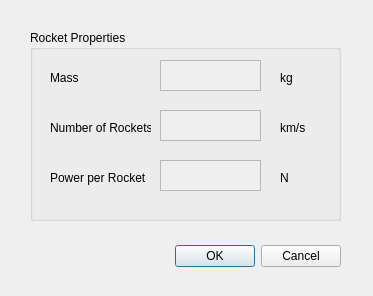
<?xml version="1.0" encoding="UTF-8"?>
<ui version="4.0">
 <class>Dialog</class>
 <widget class="QDialog" name="Dialog">
  <property name="geometry">
   <rect>
    <x>0</x>
    <y>0</y>
    <width>373</width>
    <height>296</height>
   </rect>
  </property>
  <property name="windowTitle">
   <string>Rocket Properties</string>
  </property>
  <widget class="QDialogButtonBox" name="buttonBox">
   <property name="geometry">
    <rect>
     <x>30</x>
     <y>240</y>
     <width>311</width>
     <height>32</height>
    </rect>
   </property>
   <property name="orientation">
    <enum>Qt::Horizontal</enum>
   </property>
   <property name="standardButtons">
    <set>QDialogButtonBox::Cancel|QDialogButtonBox::Ok</set>
   </property>
  </widget>
  <widget class="QGroupBox" name="groupBox">
   <property name="geometry">
    <rect>
     <x>30</x>
     <y>30</y>
     <width>311</width>
     <height>191</height>
    </rect>
   </property>
   <property name="title">
    <string>Rocket Properties</string>
   </property>
   <widget class="QLabel" name="label">
    <property name="geometry">
     <rect>
      <x>20</x>
      <y>40</y>
      <width>71</width>
      <height>16</height>
     </rect>
    </property>
    <property name="text">
     <string>Mass</string>
    </property>
   </widget>
   <widget class="QTextEdit" name="txted_mass">
    <property name="enabled">
     <bool>false</bool>
    </property>
    <property name="geometry">
     <rect>
      <x>130</x>
      <y>30</y>
      <width>101</width>
      <height>31</height>
     </rect>
    </property>
   </widget>
   <widget class="QLabel" name="label_2">
    <property name="geometry">
     <rect>
      <x>250</x>
      <y>40</y>
      <width>31</width>
      <height>16</height>
     </rect>
    </property>
    <property name="text">
     <string>kg</string>
    </property>
   </widget>
   <widget class="QTextEdit" name="txted_nrock">
    <property name="enabled">
     <bool>false</bool>
    </property>
    <property name="geometry">
     <rect>
      <x>130</x>
      <y>80</y>
      <width>101</width>
      <height>31</height>
     </rect>
    </property>
   </widget>
   <widget class="QLabel" name="label_3">
    <property name="geometry">
     <rect>
      <x>250</x>
      <y>90</y>
      <width>31</width>
      <height>16</height>
     </rect>
    </property>
    <property name="text">
     <string>km/s</string>
    </property>
   </widget>
   <widget class="QLabel" name="label_4">
    <property name="geometry">
     <rect>
      <x>20</x>
      <y>90</y>
      <width>101</width>
      <height>16</height>
     </rect>
    </property>
    <property name="text">
     <string>Number of Rockets</string>
    </property>
   </widget>
   <widget class="QTextEdit" name="txted_powerrock">
    <property name="enabled">
     <bool>false</bool>
    </property>
    <property name="geometry">
     <rect>
      <x>130</x>
      <y>130</y>
      <width>101</width>
      <height>31</height>
     </rect>
    </property>
   </widget>
   <widget class="QLabel" name="label_5">
    <property name="geometry">
     <rect>
      <x>250</x>
      <y>140</y>
      <width>31</width>
      <height>16</height>
     </rect>
    </property>
    <property name="text">
     <string>N</string>
    </property>
   </widget>
   <widget class="QLabel" name="label_6">
    <property name="geometry">
     <rect>
      <x>20</x>
      <y>140</y>
      <width>101</width>
      <height>16</height>
     </rect>
    </property>
    <property name="text">
     <string>Power per Rocket</string>
    </property>
   </widget>
  </widget>
 </widget>
 <resources/>
 <connections>
  <connection>
   <sender>buttonBox</sender>
   <signal>accepted()</signal>
   <receiver>Dialog</receiver>
   <slot>accept()</slot>
   <hints>
    <hint type="sourcelabel">
     <x>248</x>
     <y>254</y>
    </hint>
    <hint type="destinationlabel">
     <x>157</x>
     <y>274</y>
    </hint>
   </hints>
  </connection>
  <connection>
   <sender>buttonBox</sender>
   <signal>rejected()</signal>
   <receiver>Dialog</receiver>
   <slot>reject()</slot>
   <hints>
    <hint type="sourcelabel">
     <x>316</x>
     <y>260</y>
    </hint>
    <hint type="destinationlabel">
     <x>286</x>
     <y>274</y>
    </hint>
   </hints>
  </connection>
 </connections>
</ui>
